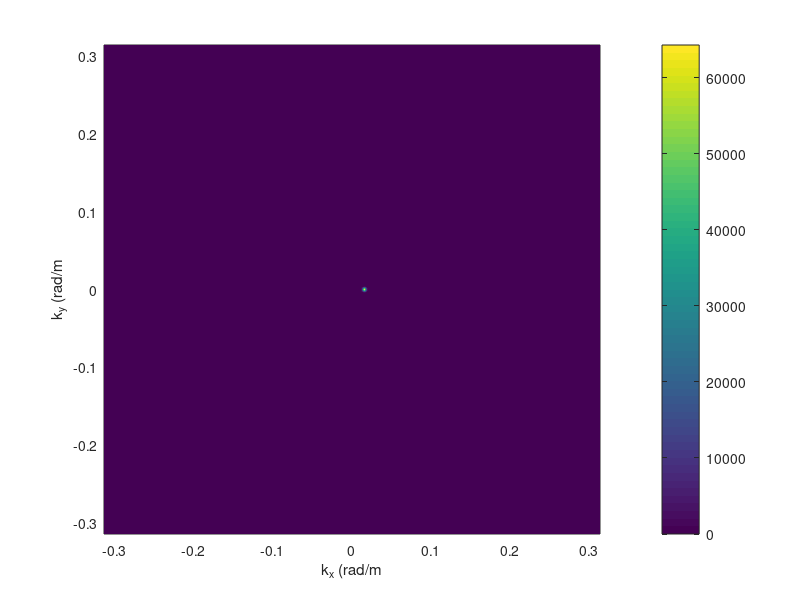
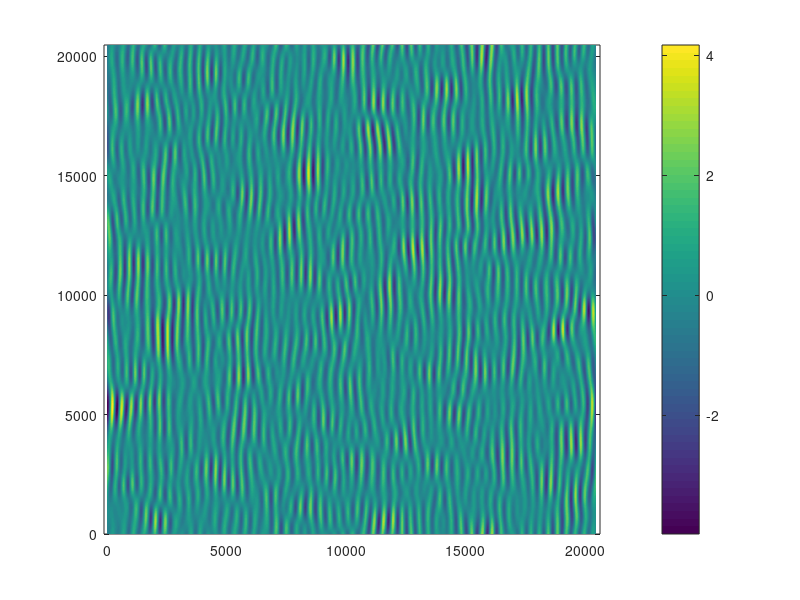

Write the MATLAB code that produced these figures, in order. (Note: this script raises an error after producing the figures.)
% Uses a simple surface simulator and waveform tracker to investigate
% effects of wave groups on retrieved wave heights. 
% First created in Matlab by F. Ardhuin     2021/09/15

% In this first example we define the wave spectrum direcly on the kx,ky grid 
% that is the Fourier transform of the x,y grid we want for the sea surface

% Here are the main steps:
% 1. define wave spectrum 
% 2. generate map of sea surface elevation from spectrum
% 3. sample surface like an altimeter (assuming geometrical optics, uniform NRCS ...)
% 4. retrack waveform to find Hs (brute force distance minimization) 

clear all 
close all

% 1. Defining wave spectrum 

nx=2048;
ny=2048;
dx=10;dy=10;  % grid spacing in meters

noise = 0; %1E-3;

Tp=16 % peak period in seconds
kp=(2*pi/Tp).^2/9.81;
sx=kp*0.1; % spectral width in peak dir
sy=sx;     % spectral width in perpendicular dir

% defines grid of wavenumbers  (WARNING: maybe shift X and Y ...)
dkx=2*pi/(dx*nx);  
dky=2*pi/(dy*ny);  
[X,Y] = meshgrid(dkx*(-nx/2+1:nx/2), dky*(-ny/2+1:ny/2));

% rotation (trigonometric convention: 0 is waves to the east)
phi=0;
X1 = X*cosd(phi)+Y*sind(phi);
Y1 =-X*sind(phi)+Y*cosd(phi);



% defines the spectrum
Z1 =1/(2.*pi.*sx.*sy).* exp( - 0.5*((X1-kp).^2/sx.^2+Y1.^2/sy.^2)) + noise ;



% checks on normalization
sumZ1=4.*sqrt(sum(Z1(:).*dkx.*dky))  % variance should be 1. for Gaussian


figure(1)
pcolor(X,Y,Z1)
xlabel('k_x (rad/m')
ylabel('k_y (rad/m')
shading flat
colorbar


rg = randn(ny, nx);

% Now shifts spectrum for fft: 
shx=floor(nx/2-1);
shy=floor(ny/2-1);
zhats=circshift(sqrt(2.*Z1.*dkx.*dky).*exp(j*2.*pi.*rg),[ -shx -shy]);
ky2D=circshift(Y,[ -shx -shy]); % checks that ky2D(1,1)=0 ... 
kx2D=circshift(X,[ -shx -shy]); % checks that kx2D(1,1)=0 ... 



% 2. generate map of sea surface elevation from spectrum
S1 = real(ifft2(zhats)).*(nx.^2);


x=linspace(0,dx*(nx-1),nx);
y=linspace(0,dy*(ny-1),ny);


% Shows surface map (elevation, sigma0 ...)
figure(2)
pcolor(x,y,S1)
shading flat
colorbar
axis equal;




% rough estimate of altimeter sampling: disc of diameter 4 km.
altif=40; % frequency for waveforms
v=7000;
h=560000; %altitude of satellite
dr=0.4;   % width of range gate
npas=2*h*dr/dx^2*pi;

radi2=1200;
radi1=900;
radi=4000;
nxa=floor(radi/dx);
footprint=ones(2*nxa+1,2*nxa+1);
footprint1=footprint;

[Xa,Ya]=meshgrid(dx*(-nxa:nxa), dx*(-nxa:nxa));
II1=find(Xa.^2+Ya.^2 > radi2^2);
KK1=find(Xa.^2+Ya.^2 > radi1^2);
JJ1=find(Xa.^2+Ya.^2 < radi1^2);
II=find(Xa.^2+Ya.^2 > radi^2);
JJ=find(Xa.^2+Ya.^2 <= radi^2);

footprint1(KK1)=0.;
footprint2=footprint;
footprint2(II1)=0;
footprint2(JJ1)=0;
footprint(II)=0.;

di=floor((v/altif)/dx); % spacing between footprint centers, in pixels
nsamp=floor((nx-2*nxa)/di);
Hsalt=zeros(nsamp,1);
Xalt=Hsalt;
Hsalt2=zeros(nsamp,1);
Hsalt3=zeros(nsamp,1);
Hsalt4=zeros(nsamp,1);

% Defines theoretical waveforms 
Hsmax=20; % max value of Hs to be tested
Hsmaxt=ceil(Hsmax/dr)*dr
ne=ceil(Hsmaxt/dr)+1;
edges=linspace(0,Hsmaxt,ne);

nHs=251;
Hsm=linspace(0,25,nHs);
wfm=zeros(nHs,ne-1);
for i=1:nHs
  wfm(i,:)=0.5+erf((edges(1:end-1)+dr/2-10)./(0.25*sqrt(2).*Hsm(i)))/2;
end


% computes waveforms and performs retracking 
waveforms=zeros(nsamp,ne-1);

for i=1:nsamp
  ialt=1+nxa+(i-1)*di;
  Xalt(i)=(ialt-1)*dx;
  surf1=S1(ny/2-nxa:ny/2+nxa,ialt-nxa:ialt+nxa).*footprint1;
  surf2=S1(ny/2-nxa:ny/2+nxa,ialt-nxa:ialt+nxa).*footprint2;
  surf =S1(ny/2-nxa:ny/2+nxa,ialt-nxa:ialt+nxa).*footprint;
  Hsalt(i)=4.*std(surf1(:))./sqrt(mean(footprint1(:)));
  Hsalt2(i)=4.*std(surf2(:))./sqrt(mean(footprint2(:)));
  r=sqrt(Xa.^2+Ya.^2+(h-surf).^2)-h+10;
 

  hc=histcounts(r(JJ),edges);
  testwf=repmat(hc,nHs,1);
  dist=sum((npas.*wfm-testwf).^2,2);
  [dmin,Imin]=min(dist);
  Hsalt3(i)=Hsm(Imin);
  KK=find(edges > 10-Hsalt3(i)/2 & edges < 10+Hsalt3(i)/2);
  dist2=sum((npas.*wfm(:,KK)-testwf(:,KK)).^2,2);
  [dmin,Imin]=min(dist2);
  [p,S] = polyfit(Hsm(Imin-2:Imin+2),dist2(Imin-2:Imin+2)',2);
  Hsalt4(i)=-p(2)/(2*p(1));
  waveforms(i,:)=hc;
end
figure(3)
plot(edges(1:end-1)+dr/2,waveforms(:,:));
xlabel('range');
xlabel('normalized power');



figure(6)
plot(Xalt/1000.,Hsalt,'ko-',Xalt/1000.,Hsalt2,'rx-',Xalt/1000., ...
                Hsalt3,'b+-',Xalt/1000.,Hsalt4,'g^','LineWidth',2);
legend('4 km disc','1.8-2.4 km annulus','Retracked')
set(gca,'FontSize',16,'fontname','Helvetica','LineWidth',1)
xlabel('x (km)');
ylabel('Hs (m)');
axis([Xalt(1)/1000. Xalt(end)/1000 min(Hsalt4) max(Hsalt4)]);
grid on

figure(7)
pcolor(Xalt/1000.,edges(1:end-1)+dr/2,waveforms(:,:)'); shading flat;
colorbar
xlabel('x (km)');
ylabel('range (m)');
set(gca,'FontSize',16,'fontname','Helvetica','LineWidth',1)
axis([Xalt(1)/1000. Xalt(end)/1000 6 16]);






